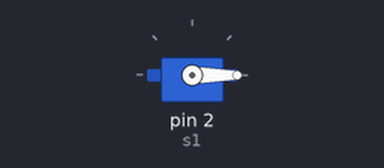
Bench run of a sketch on a simulated Arduino Uno, built with avr-gcc and run on an emulated ATmega328P. Parts: servo. What the sketch prints to the serial monitor is not drawn.

Above: at 0.05 s.
At 2.6 s:
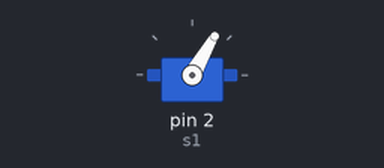
At 3.9 s:
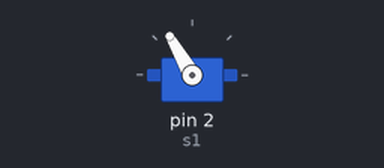
At 5.2 s:
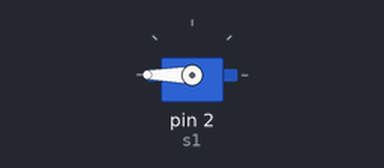
Timing chart, 0 to 6.8 s (numbered marks = the images above):
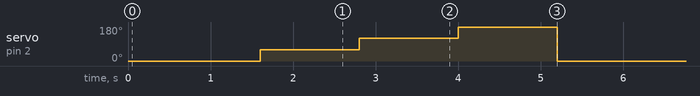

Measured:
- by itself, servo on pin 2 (s1): repeats every 5.2 s: 120° 1.2 s, 180° 1.2 s, 0° 1.6 s, 60° 1.2 s

The sketch:

servo_posicao1.ino
```cpp
#include <Servo.h>
Servo s1;
int angs1;
void setup()
{
  s1.attach(2);
  Serial.begin(9600);
}

void servoPos(){
	Serial.println("--------------------------");
  	Serial.println(s1.read());
  	Serial.print("--------------------------");
}

void p1(){
	s1.write(60);
}

void p2(){
	s1.write(120);
}

void p3(){
	s1.write(180);
}

void p0(){
	s1.write(0);
}

void loop()
{
  p0();
  servoPos();
  delay(1600);
  p1();
  servoPos();
  delay(1200);
  p2();
  servoPos();
  delay(1200);
  p3();
  servoPos();
  delay(1200);
}
```
